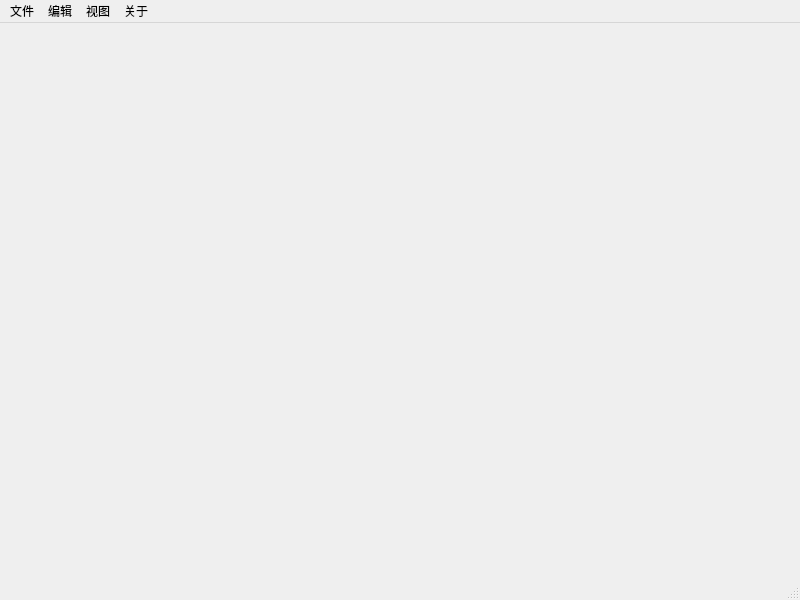
<?xml version="1.0" encoding="UTF-8"?>
<ui version="4.0">
 <class>MainWindow</class>
 <widget class="QMainWindow" name="MainWindow">
  <property name="geometry">
   <rect>
    <x>0</x>
    <y>0</y>
    <width>800</width>
    <height>600</height>
   </rect>
  </property>
  <property name="windowTitle">
   <string>MainWindow</string>
  </property>
  <widget class="QWidget" name="centralwidget"/>
  <widget class="QMenuBar" name="menubar">
   <property name="geometry">
    <rect>
     <x>0</x>
     <y>0</y>
     <width>800</width>
     <height>21</height>
    </rect>
   </property>
   <widget class="QMenu" name="menu">
    <property name="title">
     <string>文件</string>
    </property>
    <addaction name="actionxin"/>
    <addaction name="action"/>
    <addaction name="action_2"/>
   </widget>
   <widget class="QMenu" name="menu_2">
    <property name="title">
     <string>编辑</string>
    </property>
   </widget>
   <widget class="QMenu" name="menu_3">
    <property name="title">
     <string>视图</string>
    </property>
   </widget>
   <widget class="QMenu" name="menu_4">
    <property name="title">
     <string>关于</string>
    </property>
   </widget>
   <addaction name="menu"/>
   <addaction name="menu_2"/>
   <addaction name="menu_3"/>
   <addaction name="menu_4"/>
  </widget>
  <widget class="QStatusBar" name="statusbar"/>
  <action name="actionxin">
   <property name="text">
    <string>新建</string>
   </property>
  </action>
  <action name="action">
   <property name="text">
    <string>保存</string>
   </property>
  </action>
  <action name="action_2">
   <property name="text">
    <string>另存为</string>
   </property>
  </action>
 </widget>
 <resources/>
 <connections/>
</ui>
